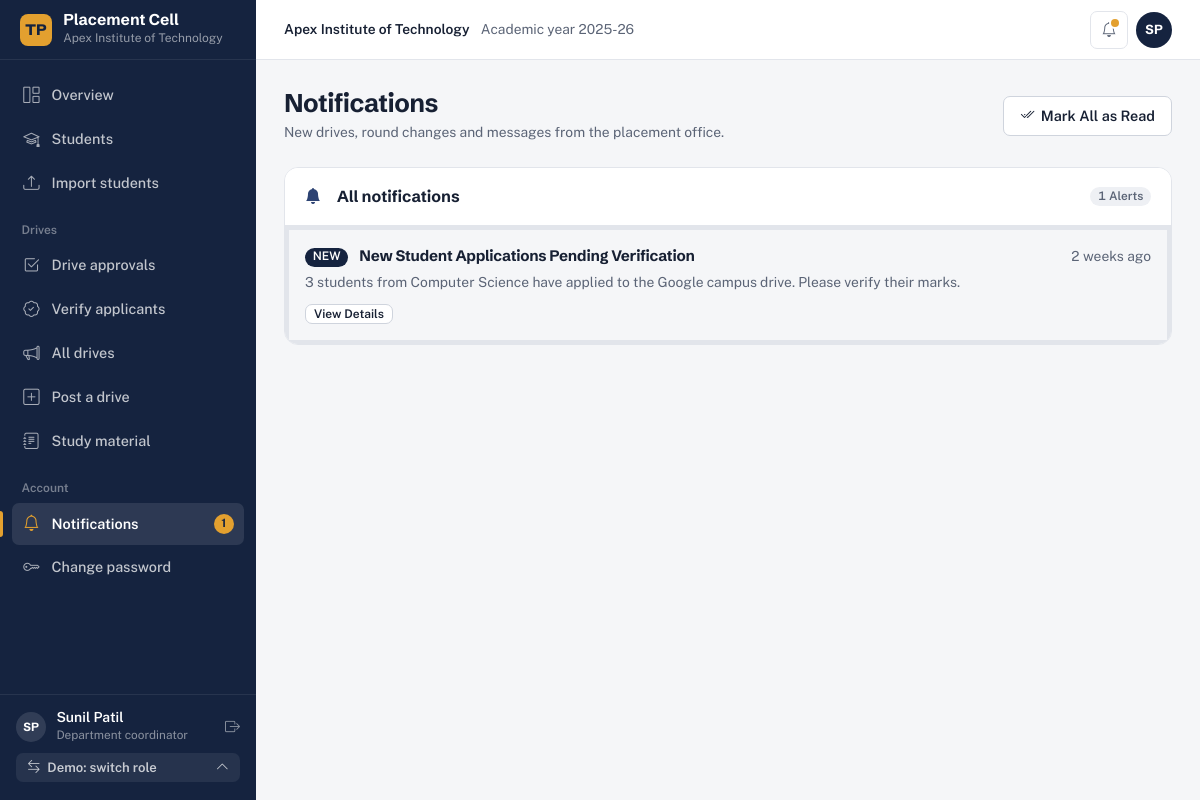
Before: /auth/notifications/ (signed in) with the older database file.
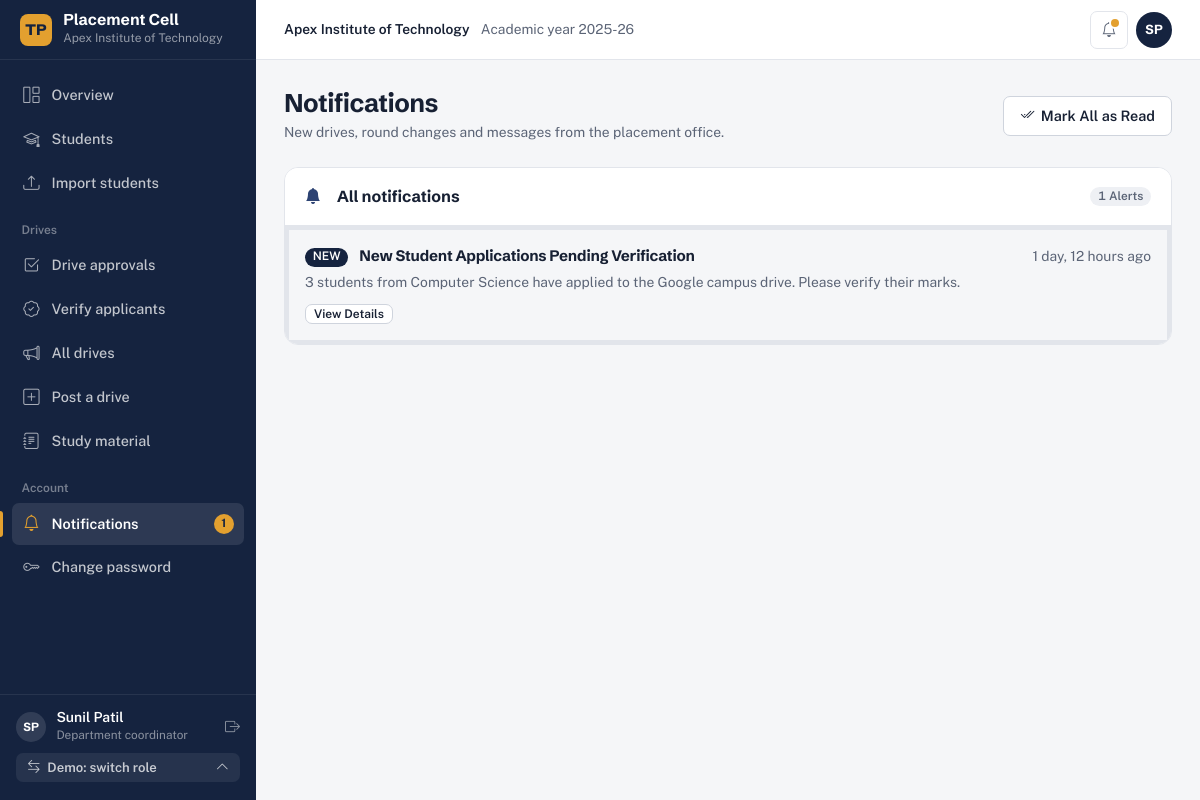
After: the same page with the newer database file.
### apps/notifications/models.py (models this page shows, shortened)
class Notification(models.Model):
    recipient = models.ForeignKey(
        settings.AUTH_USER_MODEL,
        on_delete=models.CASCADE,
        null=True,
        blank=True,
        related_name='notifications',
        help_text="Direct recipient. If NULL, broadcast to role."
    )
    target_role = models.CharField(
        max_length=30,
        blank=True,
        null=True,
        db_index=True,
        help_text="If set, all users with this role will see this announcement"
    )
    title = models.CharField(max_length=200)
    message = models.TextField()
    action_url = models.CharField(max_length=255, blank=True, null=True)
    is_read = models.BooleanField(default=False, db_index=True)
    read_by = models.ManyToManyField(
        settings.AUTH_USER_MODEL,
        blank=True,
        related_name='read_broadcasts',
        help_text="Users who have read this role broadcast"
    )
    created_at = models.DateTimeField(default=timezone.now, db_index=True)
    class Meta:
        verbose_name = "Notification"
        verbose_name_plural = "Notifications"
        ordering = ['-created_at']

### apps/accounts/views.py (the view)
# urls.py: path('notifications/', views.notifications_view, name='notifications'),
@login_required_custom
def notifications_view(request):
    from apps.core.context_processors import unread_notifications_for
    user_notifications = Notification.objects.filter(
        Q(recipient=request.user) | Q(recipient__isnull=True, target_role=request.user.role)
    )
    if request.method == 'POST' and request.POST.get('action') == 'mark_all_read':
        Notification.objects.filter(recipient=request.user).update(is_read=True)
        for n in user_notifications.filter(recipient__isnull=True).exclude(read_by=request.user):
            n.read_by.add(request.user)
        messages.success(request, "All notifications marked as read.")
        return redirect('accounts:notifications')
    unread_ids = set(unread_notifications_for(request.user).values_list('id', flat=True))
    items = list(user_notifications.order_by('-created_at')[:50])
    for n in items:
        n.unread = n.id in unread_ids
    return render(request, 'base/notifications.html', {
        'notifications': items,
        'unread_count': len(unread_ids),
        'active_nav': 'notifications'
    })

### apps/accounts/models.py (called while the page is built)
    def get_full_name(self):
        return f"{self.first_name} {self.last_name}".strip()

    @property
    def is_admin(self):
        return self.role == UserRole.ADMIN

    @property
    def is_principal(self):
        return self.role == UserRole.PRINCIPAL

    @property
    def is_tnp_officer(self):
        return self.role == UserRole.TNP_OFFICER

    @property
    def is_tnp_assistant(self):
        return self.role == UserRole.TNP_ASSISTANT

    @property
    def is_student(self):
        return self.role == UserRole.STUDENT

    def get_dashboard_url(self):
        if self.role == UserRole.ADMIN:
            return reverse('admin_panel:dashboard')
        elif self.role == UserRole.PRINCIPAL:
            return reverse('principal_panel:dashboard')
        elif self.role == UserRole.TNP_OFFICER:
            return reverse('tpo_panel:dashboard')
        elif self.role == UserRole.TNP_ASSISTANT:
            return reverse('assistant_panel:dashboard')
        elif self.role == UserRole.STUDENT:
            return reverse('student_panel:dashboard')
        return reverse('core:landing')

### templates/base/notifications.html (shortened to what this page needs)
{% extends 'base/dashboard_base.html' %}
{% block content %}
<div class="d-flex justify-content-between align-items-center mb-4">
  <div>
    <h1 class="page-title">Notifications</h1>
    <p class="text-muted small mb-0">New drives, round changes and messages from the placement office.</p>
  </div>
  {% if notifications %}
    <form method="POST" action="{% url 'accounts:notifications' %}">
      <button type="submit" class="btn-tpms-outline">
        <i class="bi bi-check2-all"></i> Mark All as Read
      </button>
    </form>
  {% endif %}
</div>
<div class="tpms-card">
  <div class="tpms-card-header">
    <span class="tpms-card-title"><i class="bi bi-bell-fill me-2 text-primary"></i> All notifications</span>
    <span class="badge bg-light text-dark">{{ notifications|length }} Alerts</span>
  </div>
  <div class="tpms-card-body p-0">
    {% if notifications %}
      <div class="list-group list-group-flush">
        {% for n in notifications %}
          <div class="list-group-item p-3 {% if not n.is_read %}bg-light border-start border-4 border-primary{% endif %}">
            <div class="d-flex justify-content-between align-items-center mb-1">
              <h6 class="fw-bold text-dark mb-0">
                {% if not n.is_read %}<span class="badge bg-primary me-2">NEW</span>{% endif %}
                {{ n.title }}
              </h6>
              <span class="text-muted small">{{ n.created_at|timesince }} ago</span>
            </div>
            <p class="text-muted small mb-2">{{ n.message }}</p>
            {% if n.action_url %}
              <a href="{{ n.action_url }}" class="btn btn-sm btn-outline-primary py-0 px-2" style="font-size: 0.75rem;">
                View Details
              </a>
            {% endif %}
          </div>
        {% endfor %}
      </div>
    {% else %}
      <div class="text-center py-5">
        <i class="bi bi-bell-slash text-muted fs-1 mb-2"></i>
        <h6 class="text-muted">No notifications yet</h6>
        <p class="text-muted small mb-0">You're completely caught up with all campus placement alerts.</p>
      </div>
    {% endif %}
  </div>
</div>
{% endblock %}

Changed rows visible on the page:
changed Notification "New Student Applications Pending Verification": created_at "2 weeks" → "1 day, 12 hours"
